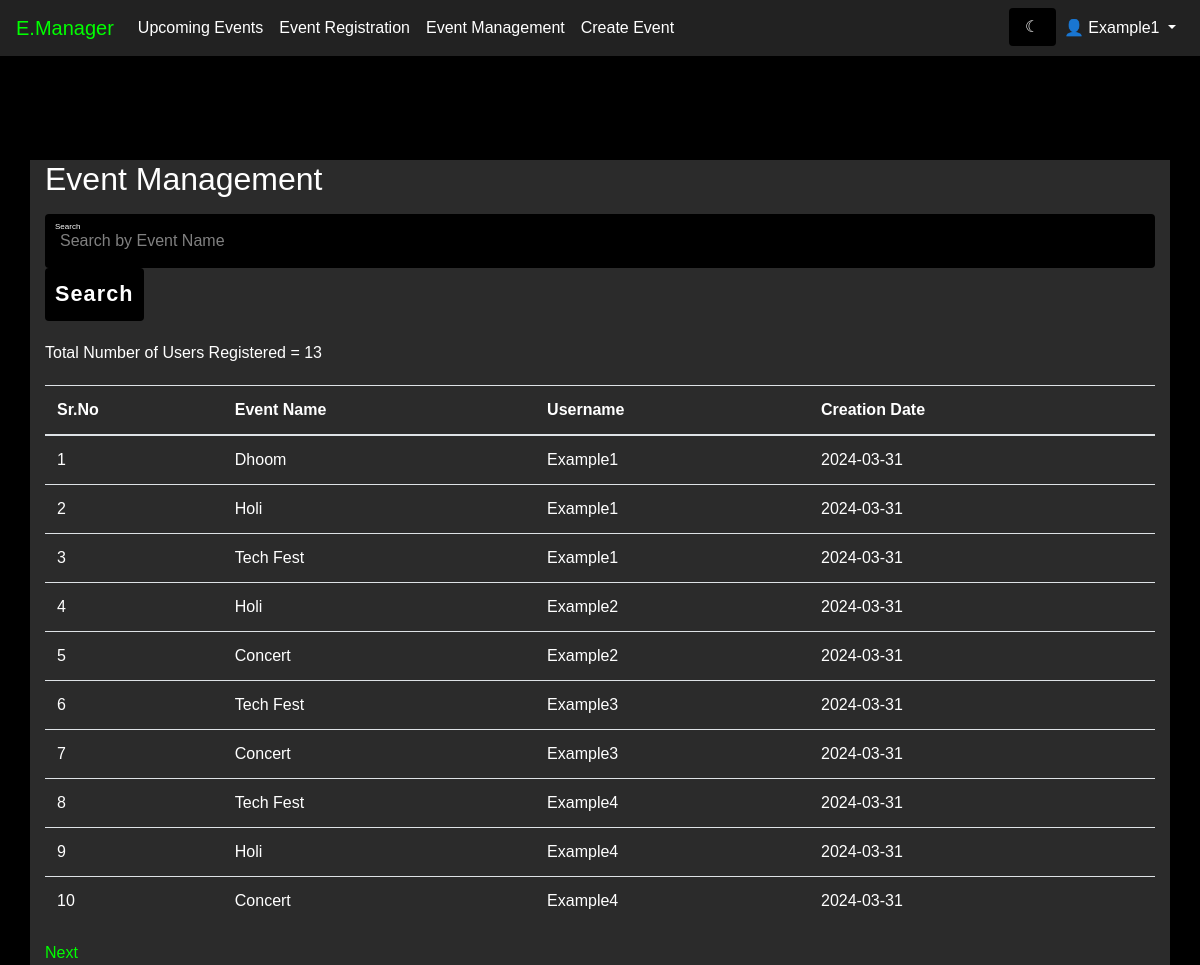
The app's page /event_manager (signed in) with its own data.
### modules/models.py (models this page shows, shortened)
class Registration(db.Model):
    id = db.Column(db.Integer, primary_key=True)
    user_id = db.Column(db.Integer, db.ForeignKey('user.id'))
    event_id = db.Column(db.Integer, db.ForeignKey('event.id'))
    date_created = db.Column(db.DateTime, default=datetime.utcnow)
    user = db.relationship('User', backref=db.backref('registrations', lazy=True))
    event = db.relationship('Event', backref=db.backref('registrations', lazy=True))

class Event(db.Model):
    id = db.Column(db.Integer, primary_key=True)
    title = db.Column(db.String(80), nullable=False)
    description = db.Column(db.String(200), nullable=False)
    long_description = db.Column(db.String(2000), nullable=False)
    date = db.Column(db.DateTime, nullable=False)
    location = db.Column(db.String(80), nullable=False)
    organizer_name = db.Column(db.String(80), nullable=True)
    image_url = db.Column(db.String(200), nullable=False)
    creator_id = db.Column(db.Integer, db.ForeignKey('user.id'))
    creator = db.relationship('User', backref=db.backref('events', lazy=True))

### modules/event.py (the view, shortened to what this page needs)
@app.route('/event_manager', methods=['GET', 'POST'])
def event_manager():
    page = request.args.get('page', 1, type=int)
    reg = Registration.query.paginate(page=page, per_page=10, error_out=False)
    total_result = Registration.query.count()
    msg = get_flashed_messages()
    return render_template('event_manager.html', events=reg, msg=msg, total_result=total_result)

### modules/templates/event_manager.html (shortened to what this page needs)
<!DOCTYPE html>
<html lang="en">
<head>
    <link href="https://stackpath.bootstrapcdn.com/bootstrap/4.5.0/css/bootstrap.min.css" rel="stylesheet" />
    <link rel="stylesheet" href="{{ url_for('static', filename='css/dashboard.css') }}" />
</head>
<body class="{{ session['theme'] }}">
    <nav class="navbar navbar-expand-lg navbar-light bg-light fixed-top">
        <a class="navbar-brand" href="/event">E.Manager</a>
        <div class="collapse navbar-collapse" id="navbarNav">
            <ul class="navbar-nav">
                <li class="nav-item"><a class="nav-link" href="/event">Upcoming Events</a></li>
                <li class="nav-item"><a class="nav-link" href="/event">Event Registration</a></li>
                <li class="nav-item"><a class="nav-link" href="/event_manager">Event Management</a></li>
                {% if 'role' in session and session['role'] == 'Admin' or 'role' in session and session['role'] == 'Co-Admin' %}
                <li class="nav-item"><a class="nav-link" href="/event/create">Create Event</a></li>
                {% endif %}
            </ul>
            <ul class="navbar-nav ml-auto">
                <form action="/toggle_theme" method="post" id="toggle-theme-form">
                    <input type="submit" class="form-control border-0" value="{% if session['theme'] == 'light-theme' %} &#9788 {% else %} &#9790 {% endif %}" />
                </form>
                {% if 'username' in session %}
                <li class="nav-item dropdown">
                    <a class="nav-link dropdown-toggle" href="#" id="navbarDropdown" role="button" data-toggle="dropdown"
                        aria-haspopup="true" aria-expanded="false">
                        👤 {{ session['username'] }}
                    </a>
                </li>
                {% else %}
                <li class="nav-item"><a class="nav-link" href="/signin">Sign In</a></li>
                <li class="nav-item"><a class="btn btn-primary" href="/signup">Sign Up</a></li>
                {% endif %}
            </ul>
        </div>
    </nav>
    <section class="event-management">
        <div class="container ">
            <h2 class="mb-3">Event Management</h2>
            <form method="POST" class="mb-3">
                <div class="inputBox">
                    <input type="text" name="search" placeholder="Search by Event Name" />
                    <i>Search</i>
                </div>
                <input type="submit" value="Search" />
            </form>
            <div class="total-users">
                Total Number of Users Registered = {{ total_result }}
            </div>
            <table class="table mb-3">
                <thead>
                    <tr>
                        <th>Sr.No</th>
                        <th>Event Name</th>
                        <th>Username</th>
                        <th>Creation Date</th>
                    </tr>
                </thead>
                <tbody id="userTable">
                    {% for event in events %}
                    <tr>
                        <td>{{ event.id }}</td>
                        <td>{{ event.event.title }}</td>
                        <td>{{ event.user_id }}</td>
                        <td>{{ event.date_created.strftime('%Y-%m-%d') }}</td>
                    </tr>
                    {% endfor %}
                </tbody>
            </table>
            <div class="pagination">
                {% if events.has_next %}
                <a href="{{ url_for('event_manager', page=events.next_num) }}">Next</a>
                {% endif %}
            </div>
        </div>
    </section>
</body>
</html>

### modules/static/css/dashboard.css (style rules this page uses)
.navbar { background-color: #1a1a1a !important; }
.nav-link, .dropdown-item { color: #f5f5f5 !important; }
.navbar-brand { color: #f5f5f5 !important; }
.container { background-color: #2b2b2b; }
table { color: #ffffff; }
th, td { color: #ffffff; }
input { background-color: #000000; color: #ffffff; }
::placeholder { color: #ffffff; opacity: 0.5; }
input, textarea { background-color: #000000 !important; color: #ffffff !important; }
::placeholder { color: #ffffff !important; opacity: 0.5 !important; }
body { padding-top: 80px; }
body { background: #000; color: #fff; font-family: "Quicksand", sans-serif; }
.navbar { background-color: #222 !important; }
.navbar-brand { color: #0f0 !important; }
.nav-link, .dropdown-item { color: #fff !important; }
.event-management { border-radius: 4px; box-shadow: 0 15px 35px rgba(0, 0, 0, 0.5); margin-top: 80px; }
.event-management .inputBox { position: relative; width: 100%; }
.event-management .inputBox input { width: 100%; background: #333; border: none; outline: none; padding: 15px; border-radius: 4px; color: #fff; font-weight: 500; font-size: 1em; }
.event-management .inputBox i { position: absolute; left: 10px; top: 50%; transform: translateY(-50%); font-style: normal; color: #aaa; transition: 0.5s; pointer-events: none; }
.event-management .inputBox input:focus ~ i, .event-management .inputBox input:valid ~ i { transform: translateY(-20px); font-size: 0.5em; color: #fff; }
.event-management input[type="submit"] { padding: 10px; background: #0f0; color: #000; font-weight: 600; font-size: 1.35em; letter-spacing: 0.05em; cursor: pointer; border: none; border-radius: 4px; }
.total-users { color: #fff; margin: 20px 0; }
table { color: #fff; }
th, td { color: #fff; }
.pagination a { color: #0f0; }

### records on screen
Registration: id "1", event "Dhoom", user_id "Example1", date_created "2024-03-31"
Registration: id "2", event "Holi", user_id "Example1", date_created "2024-03-31"
Registration: id "3", event "Tech Fest", user_id "Example1", date_created "2024-03-31"
Registration: id "4", event "Holi", user_id "Example2", date_created "2024-03-31"
Registration: id "5", event "Concert", user_id "Example2", date_created "2024-03-31"
Registration: id "6", event "Tech Fest", user_id "Example3", date_created "2024-03-31"
Registration: id "7", event "Concert", user_id "Example3", date_created "2024-03-31"
Registration: id "8", event "Tech Fest", user_id "Example4", date_created "2024-03-31"
Registration: id "9", event "Holi", user_id "Example4", date_created "2024-03-31"
Registration: id "10", event "Concert", user_id "Example4", date_created "2024-03-31"

### other values on screen
{{ session['username'] }} "Example1"
{{ total_result }} "13"
